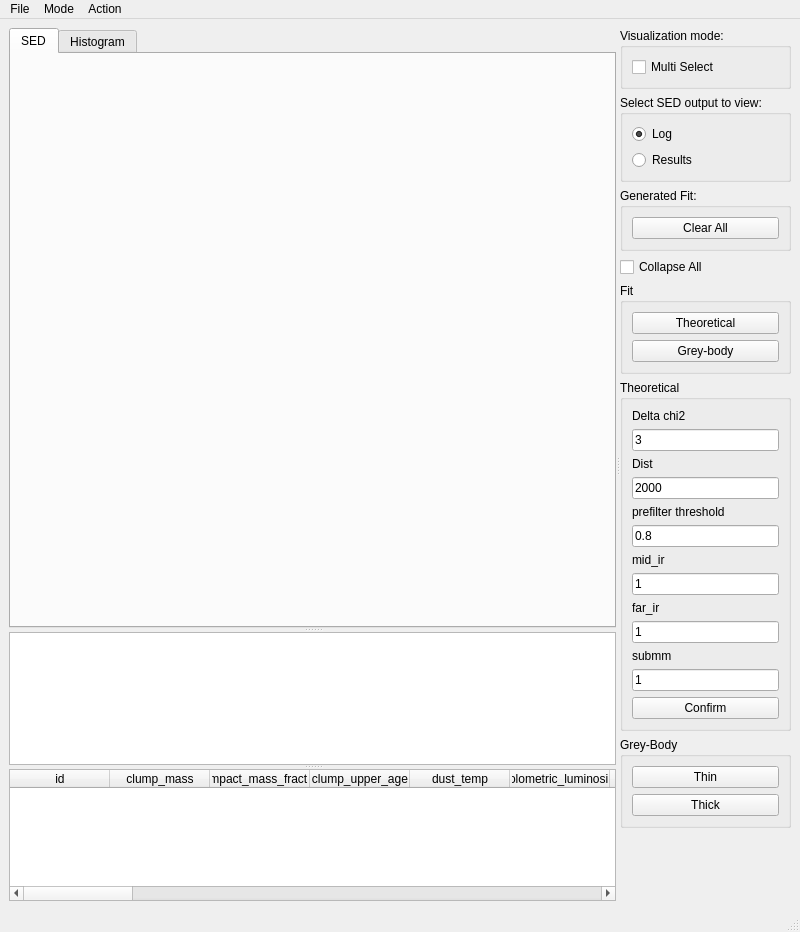
<?xml version="1.0" encoding="UTF-8"?>
<ui version="4.0">
  <class>SEDVisualizerPlot</class>
  <widget class="QMainWindow" name="SEDVisualizerPlot">
    <property name="geometry">
      <rect>
        <x>0</x>
        <y>0</y>
        <width>800</width>
        <height>932</height>
      </rect>
    </property>
    <property name="sizePolicy">
      <sizepolicy hsizetype="MinimumExpanding" vsizetype="MinimumExpanding">
        <horstretch>0</horstretch>
        <verstretch>0</verstretch>
      </sizepolicy>
    </property>
    <property name="windowTitle">
      <string>MainWindow</string>
    </property>
    <widget class="QWidget" name="widget">
      <property name="sizePolicy">
        <sizepolicy hsizetype="MinimumExpanding" vsizetype="MinimumExpanding">
          <horstretch>0</horstretch>
          <verstretch>0</verstretch>
        </sizepolicy>
      </property>
      <layout class="QVBoxLayout" name="verticalLayout_2">
        <item>
          <widget class="QSplitter" name="splitter_2">
            <property name="orientation">
              <enum>Qt::Horizontal</enum>
            </property>
            <widget class="QSplitter" name="splitter">
              <property name="sizePolicy">
                <sizepolicy hsizetype="MinimumExpanding" vsizetype="Expanding">
                  <horstretch>1</horstretch>
                  <verstretch>0</verstretch>
                </sizepolicy>
              </property>
              <property name="minimumSize">
                <size>
                  <width>590</width>
                  <height>0</height>
                </size>
              </property>
              <property name="orientation">
                <enum>Qt::Vertical</enum>
              </property>
              <widget class="QTabWidget" name="atabWidget">
                <property name="enabled">
                  <bool>true</bool>
                </property>
                <property name="minimumSize">
                  <size>
                    <width>0</width>
                    <height>600</height>
                  </size>
                </property>
                <property name="focusPolicy">
                  <enum>Qt::NoFocus</enum>
                </property>
                <property name="currentIndex">
                  <number>0</number>
                </property>
                <widget class="QCustomPlot" name="customPlot">
                  <property name="sizePolicy">
                    <sizepolicy hsizetype="Preferred" vsizetype="MinimumExpanding">
                      <horstretch>0</horstretch>
                      <verstretch>100</verstretch>
                    </sizepolicy>
                  </property>
                  <property name="minimumSize">
                    <size>
                      <width>0</width>
                      <height>0</height>
                    </size>
                  </property>
                  <attribute name="title">
                    <string>SED</string>
                  </attribute>
                </widget>
                <widget class="QCustomPlot" name="histogramPlot">
                  <property name="enabled">
                    <bool>true</bool>
                  </property>
                  <property name="sizePolicy">
                    <sizepolicy hsizetype="Preferred" vsizetype="MinimumExpanding">
                      <horstretch>0</horstretch>
                      <verstretch>100</verstretch>
                    </sizepolicy>
                  </property>
                  <attribute name="title">
                    <string>Histogram</string>
                  </attribute>
                </widget>
              </widget>
              <widget class="QTextBrowser" name="outputTextBrowser">
                <property name="sizePolicy">
                  <sizepolicy hsizetype="Expanding" vsizetype="MinimumExpanding">
                    <horstretch>0</horstretch>
                    <verstretch>1</verstretch>
                  </sizepolicy>
                </property>
                <property name="minimumSize">
                  <size>
                    <width>0</width>
                    <height>10</height>
                  </size>
                </property>
                <property name="maximumSize">
                  <size>
                    <width>16777215</width>
                    <height>16777215</height>
                  </size>
                </property>
              </widget>
              <widget class="QTableWidget" name="resultsTableWidget">
                <property name="sizePolicy">
                  <sizepolicy hsizetype="Expanding" vsizetype="MinimumExpanding">
                    <horstretch>0</horstretch>
                    <verstretch>1</verstretch>
                  </sizepolicy>
                </property>
                <property name="minimumSize">
                  <size>
                    <width>0</width>
                    <height>10</height>
                  </size>
                </property>
                <property name="editTriggers">
                  <set>QAbstractItemView::NoEditTriggers</set>
                </property>
                <property name="selectionMode">
                  <enum>QAbstractItemView::SingleSelection</enum>
                </property>
                <property name="selectionBehavior">
                  <enum>QAbstractItemView::SelectRows</enum>
                </property>
                <column>
                  <property name="text">
                    <string>id</string>
                  </property>
                </column>
                <column>
                  <property name="text">
                    <string>clump_mass</string>
                  </property>
                </column>
                <column>
                  <property name="text">
                    <string>compact_mass_fraction</string>
                  </property>
                </column>
                <column>
                  <property name="text">
                    <string>clump_upper_age</string>
                  </property>
                </column>
                <column>
                  <property name="text">
                    <string>dust_temp</string>
                  </property>
                </column>
                <column>
                  <property name="text">
                    <string>bolometric_luminosity</string>
                  </property>
                </column>
                <column>
                  <property name="text">
                    <string>n_start_tot</string>
                  </property>
                </column>
                <column>
                  <property name="text">
                    <string>m_star_tot</string>
                  </property>
                </column>
                <column>
                  <property name="text">
                    <string>n_star_zams</string>
                  </property>
                </column>
                <column>
                  <property name="text">
                    <string>m_star_zams</string>
                  </property>
                </column>
                <column>
                  <property name="text">
                    <string>l_star_tot</string>
                  </property>
                </column>
                <column>
                  <property name="text">
                    <string>l_star_zams</string>
                  </property>
                </column>
                <column>
                  <property name="text">
                    <string>zams_luminosity_1</string>
                  </property>
                </column>
                <column>
                  <property name="text">
                    <string>zams_mass_1</string>
                  </property>
                </column>
                <column>
                  <property name="text">
                    <string>zams_temperature_1</string>
                  </property>
                </column>
                <column>
                  <property name="text">
                    <string>zams_luminosity_2</string>
                  </property>
                </column>
                <column>
                  <property name="text">
                    <string>zams_mass_2</string>
                  </property>
                </column>
                <column>
                  <property name="text">
                    <string>zams_temperature_2</string>
                  </property>
                </column>
                <column>
                  <property name="text">
                    <string>zams_luminosity_3</string>
                  </property>
                </column>
                <column>
                  <property name="text">
                    <string>zams_mass_3</string>
                  </property>
                </column>
                <column>
                  <property name="text">
                    <string>zams_temperature_3</string>
                  </property>
                </column>
                <column>
                  <property name="text">
                    <string>m1</string>
                  </property>
                </column>
                <column>
                  <property name="text">
                    <string>pacs1</string>
                  </property>
                </column>
                <column>
                  <property name="text">
                    <string>pacs2</string>
                  </property>
                </column>
                <column>
                  <property name="text">
                    <string>pacs3</string>
                  </property>
                </column>
                <column>
                  <property name="text">
                    <string>spir1</string>
                  </property>
                </column>
                <column>
                  <property name="text">
                    <string>spir2</string>
                  </property>
                </column>
                <column>
                  <property name="text">
                    <string>spir3</string>
                  </property>
                </column>
                <column>
                  <property name="text">
                    <string>laboc</string>
                  </property>
                </column>
                <column>
                  <property name="text">
                    <string>bol11</string>
                  </property>
                </column>
                <column>
                  <property name="text">
                    <string>CHI2</string>
                  </property>
                </column>
                <column>
                  <property name="text">
                    <string>DIST</string>
                  </property>
                </column>
              </widget>
            </widget>
            <widget class="QWidget" name="widget_2" native="true">
              <property name="sizePolicy">
                <sizepolicy hsizetype="MinimumExpanding" vsizetype="Preferred">
                  <horstretch>0</horstretch>
                  <verstretch>0</verstretch>
                </sizepolicy>
              </property>
              <property name="minimumSize">
                <size>
                  <width>10</width>
                  <height>0</height>
                </size>
              </property>
              <layout class="QVBoxLayout" name="verticalLayout_3">
                <item>
                  <widget class="QGroupBox" name="visualizationModeBox">
                    <property name="sizePolicy">
                      <sizepolicy hsizetype="MinimumExpanding" vsizetype="Preferred">
                        <horstretch>0</horstretch>
                        <verstretch>0</verstretch>
                      </sizepolicy>
                    </property>
                    <property name="minimumSize">
                      <size>
                        <width>10</width>
                        <height>0</height>
                      </size>
                    </property>
                    <property name="title">
                      <string>Visualization mode:</string>
                    </property>
                    <layout class="QVBoxLayout" name="verticalLayout">
                      <item>
                        <widget class="QCheckBox" name="multiSelectCheckBox">
                          <property name="text">
                            <string>Multi Select</string>
                          </property>
                        </widget>
                      </item>
                    </layout>
                  </widget>
                </item>
                <item>
                  <widget class="QGroupBox" name="showOutputBox">
                    <property name="sizePolicy">
                      <sizepolicy hsizetype="MinimumExpanding" vsizetype="Preferred">
                        <horstretch>0</horstretch>
                        <verstretch>0</verstretch>
                      </sizepolicy>
                    </property>
                    <property name="minimumSize">
                      <size>
                        <width>10</width>
                        <height>0</height>
                      </size>
                    </property>
                    <property name="title">
                      <string>Select SED output to view:</string>
                    </property>
                    <layout class="QVBoxLayout" name="verticalLayout_4">
                      <item>
                        <widget class="QRadioButton" name="logRadioButton">
                          <property name="sizePolicy">
                            <sizepolicy hsizetype="MinimumExpanding" vsizetype="Fixed">
                              <horstretch>0</horstretch>
                              <verstretch>0</verstretch>
                            </sizepolicy>
                          </property>
                          <property name="minimumSize">
                            <size>
                              <width>10</width>
                              <height>0</height>
                            </size>
                          </property>
                          <property name="text">
                            <string>Log</string>
                          </property>
                          <property name="checked">
                            <bool>true</bool>
                          </property>
                        </widget>
                      </item>
                      <item>
                        <widget class="QRadioButton" name="resultsRadioButton">
                          <property name="sizePolicy">
                            <sizepolicy hsizetype="MinimumExpanding" vsizetype="Fixed">
                              <horstretch>0</horstretch>
                              <verstretch>0</verstretch>
                            </sizepolicy>
                          </property>
                          <property name="minimumSize">
                            <size>
                              <width>10</width>
                              <height>0</height>
                            </size>
                          </property>
                          <property name="text">
                            <string>Results</string>
                          </property>
                        </widget>
                      </item>
                    </layout>
                  </widget>
                </item>
                <item>
                  <widget class="QGroupBox" name="generatedSedBox">
                    <property name="enabled">
                      <bool>true</bool>
                    </property>
                    <property name="sizePolicy">
                      <sizepolicy hsizetype="MinimumExpanding" vsizetype="Preferred">
                        <horstretch>0</horstretch>
                        <verstretch>0</verstretch>
                      </sizepolicy>
                    </property>
                    <property name="minimumSize">
                      <size>
                        <width>10</width>
                        <height>0</height>
                      </size>
                    </property>
                    <property name="title">
                      <string>Generated Fit:</string>
                    </property>
                    <layout class="QVBoxLayout" name="verticalLayout_5">
                      <item>
                        <widget class="QPushButton" name="clearAllButton">
                          <property name="text">
                            <string>Clear All</string>
                          </property>
                        </widget>
                      </item>
                    </layout>
                  </widget>
                </item>
                <item>
                  <widget class="QCheckBox" name="collapseCheckBox">
                    <property name="text">
                      <string>Collapse All</string>
                    </property>
                  </widget>
                </item>
                <item>
                  <widget class="QGroupBox" name="groupBox_2">
                    <property name="title">
                      <string>Fit</string>
                    </property>
                    <layout class="QVBoxLayout" name="verticalLayout_7">
                      <item>
                        <widget class="QPushButton" name="theoreticalPushButton">
                          <property name="text">
                            <string>Theoretical</string>
                          </property>
                        </widget>
                      </item>
                      <item>
                        <widget class="QPushButton" name="greyBodyPushButton">
                          <property name="text">
                            <string>Grey-body</string>
                          </property>
                        </widget>
                      </item>
                    </layout>
                  </widget>
                </item>
                <item>
                  <widget class="QGroupBox" name="theorGroupBox">
                    <property name="enabled">
                      <bool>true</bool>
                    </property>
                    <property name="title">
                      <string>Theoretical</string>
                    </property>
                    <layout class="QVBoxLayout" name="verticalLayout_6">
                      <item>
                        <widget class="QLabel" name="label_6">
                          <property name="text">
                            <string>Delta chi2</string>
                          </property>
                        </widget>
                      </item>
                      <item>
                        <widget class="QLineEdit" name="delta_chi2_lineEdit">
                          <property name="text">
                            <string>3</string>
                          </property>
                        </widget>
                      </item>
                      <item>
                        <widget class="QLabel" name="label">
                          <property name="text">
                            <string>Dist</string>
                          </property>
                        </widget>
                      </item>
                      <item>
                        <widget class="QLineEdit" name="distTheoLineEdit">
                          <property name="text">
                            <string>2000</string>
                          </property>
                        </widget>
                      </item>
                      <item>
                        <widget class="QLabel" name="label_2">
                          <property name="text">
                            <string>prefilter threshold</string>
                          </property>
                        </widget>
                      </item>
                      <item>
                        <widget class="QLineEdit" name="prefilterLineEdit">
                          <property name="text">
                            <string>0.8</string>
                          </property>
                        </widget>
                      </item>
                      <item>
                        <widget class="QLabel" name="label_3">
                          <property name="text">
                            <string>mid_ir</string>
                          </property>
                        </widget>
                      </item>
                      <item>
                        <widget class="QLineEdit" name="mid_irLineEdit">
                          <property name="text">
                            <string>1</string>
                          </property>
                        </widget>
                      </item>
                      <item>
                        <widget class="QLabel" name="label_4">
                          <property name="text">
                            <string>far_ir</string>
                          </property>
                        </widget>
                      </item>
                      <item>
                        <widget class="QLineEdit" name="far_irLineEdit">
                          <property name="text">
                            <string>1</string>
                          </property>
                        </widget>
                      </item>
                      <item>
                        <widget class="QLabel" name="label_5">
                          <property name="text">
                            <string>submm</string>
                          </property>
                        </widget>
                      </item>
                      <item>
                        <widget class="QLineEdit" name="submmLineEdit">
                          <property name="text">
                            <string>1</string>
                          </property>
                        </widget>
                      </item>
                      <item>
                        <widget class="QPushButton" name="theorConfirmPushButton">
                          <property name="text">
                            <string>Confirm</string>
                          </property>
                        </widget>
                      </item>
                    </layout>
                  </widget>
                </item>
                <item>
                  <widget class="QGroupBox" name="greyBodyGroupBox">
                    <property name="title">
                      <string>Grey-Body</string>
                    </property>
                    <layout class="QVBoxLayout" name="verticalLayout_8">
                      <item>
                        <widget class="QPushButton" name="thinButton">
                          <property name="text">
                            <string>Thin</string>
                          </property>
                        </widget>
                      </item>
                      <item>
                        <widget class="QPushButton" name="Thick">
                          <property name="text">
                            <string>Thick</string>
                          </property>
                        </widget>
                      </item>
                    </layout>
                  </widget>
                </item>
                <item>
                  <spacer name="verticalSpacer">
                    <property name="orientation">
                      <enum>Qt::Vertical</enum>
                    </property>
                    <property name="sizeType">
                      <enum>QSizePolicy::Expanding</enum>
                    </property>
                    <property name="sizeHint" stdset="0">
                      <size>
                        <width>20</width>
                        <height>40</height>
                      </size>
                    </property>
                  </spacer>
                </item>
              </layout>
            </widget>
          </widget>
        </item>
      </layout>
    </widget>
    <widget class="QMenuBar" name="menubar">
      <property name="geometry">
        <rect>
          <x>0</x>
          <y>0</y>
          <width>800</width>
          <height>22</height>
        </rect>
      </property>
      <widget class="QMenu" name="menuFile">
        <property name="title">
          <string>File</string>
        </property>
        <addaction name="actionScreenshot" />
        <addaction name="actionSave" />
        <addaction name="actionLoad" />
      </widget>
      <widget class="QMenu" name="menuMode">
        <property name="title">
          <string>Mode</string>
        </property>
        <addaction name="actionEdit" />
        <addaction name="actionSelect" />
      </widget>
      <widget class="QMenu" name="menuAction">
        <property name="title">
          <string>Action</string>
        </property>
        <widget class="QMenu" name="menuFit">
          <property name="title">
            <string>Fit</string>
          </property>
          <widget class="QMenu" name="menuTheoretical_model">
            <property name="title">
              <string>Theoretical model</string>
            </property>
            <addaction name="TheoreticalLocaleFit" />
            <addaction name="TheoreticalRemoteFit" />
          </widget>
          <widget class="QMenu" name="menuGrey_body">
            <property name="title">
              <string>Grey-body</string>
            </property>
            <widget class="QMenu" name="menuThin">
              <property name="title">
                <string>Thin</string>
              </property>
              <addaction name="ThinLocalFit" />
              <addaction name="ThinRemore" />
            </widget>
            <widget class="QMenu" name="menuThick">
              <property name="title">
                <string>Thick</string>
              </property>
              <addaction name="ThickLocalFit" />
              <addaction name="ThickRemote" />
            </widget>
            <addaction name="menuThin" />
            <addaction name="menuThick" />
          </widget>
          <addaction name="menuTheoretical_model" />
          <addaction name="menuGrey_body" />
        </widget>
        <addaction name="menuFit" />
        <addaction name="actionCollapse" />
      </widget>
      <addaction name="menuFile" />
      <addaction name="menuMode" />
      <addaction name="menuAction" />
    </widget>
    <widget class="QStatusBar" name="statusbar" />
    <action name="actionEdit">
      <property name="text">
        <string>Edit</string>
      </property>
      <property name="shortcut">
        <string>Ctrl+E</string>
      </property>
    </action>
    <action name="actionSelect">
      <property name="text">
        <string>Select</string>
      </property>
      <property name="shortcut">
        <string>Ctrl+S</string>
      </property>
    </action>
    <action name="actionLocal">
      <property name="text">
        <string>Local</string>
      </property>
    </action>
    <action name="actionRemote">
      <property name="text">
        <string>Remote</string>
      </property>
    </action>
    <action name="actionScreenshot">
      <property name="text">
        <string>Screenshot</string>
      </property>
    </action>
    <action name="actionCollapse">
      <property name="text">
        <string>Collapse</string>
      </property>
    </action>
    <action name="TheoreticalLocaleFit">
      <property name="text">
        <string>Local</string>
      </property>
    </action>
    <action name="TheoreticalRemoteFit">
      <property name="text">
        <string>Remote</string>
      </property>
    </action>
    <action name="ThinLocalFit">
      <property name="text">
        <string>Local</string>
      </property>
    </action>
    <action name="ThickLocalFit">
      <property name="text">
        <string>Local</string>
      </property>
    </action>
    <action name="actionSave">
      <property name="text">
        <string>Save</string>
      </property>
    </action>
    <action name="actionLoad">
      <property name="text">
        <string>Load</string>
      </property>
    </action>
    <action name="ThinRemore">
      <property name="text">
        <string>Remote</string>
      </property>
    </action>
    <action name="ThickRemote">
      <property name="text">
        <string>Remote</string>
      </property>
    </action>
  </widget>
  <customwidgets>
    <customwidget>
      <class>QCustomPlot</class>
      <extends>QWidget</extends>
      <header>qcustomplot.h</header>
      <container>1</container>
    </customwidget>
  </customwidgets>
  <resources />
  <connections />
</ui>
